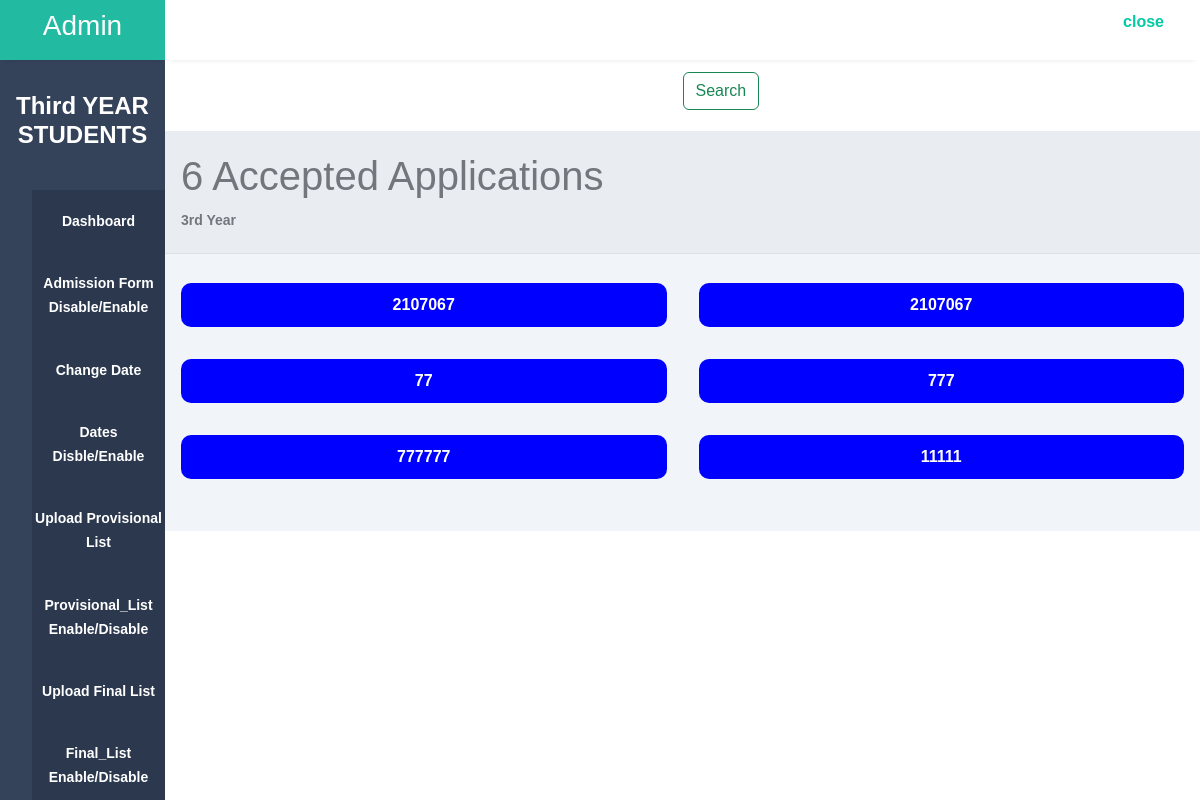
/accepted3/, run on the app's committed database.
### Hostel_Admission/models.py (models this page shows)
class HostelData3(models.Model):
    id = models.AutoField(primary_key=True)
    fno = models.CharField(max_length=255)
    name = models.CharField(max_length=100)
    DOB = models.DateField()
    cast = models.CharField(max_length=50)
    nationality = models.CharField(max_length=10)
    BGroup = models.CharField(max_length=4)
    phone1 = models.IntegerField()
    Address1 = models.CharField(max_length=50)
    Email = models.EmailField(max_length=50)
    Branch = models.CharField(max_length=40)
    Backlog = models.CharField(max_length=3,default='YES')
    Nu_Backlog = models.IntegerField(default=0)
    mark1 = models.FloatField(default=0)
    outoff1 = models.FloatField(default=0)
    mark2 = models.FloatField(default=0)
    outoff2 = models.FloatField(default=0)
    percentage = models.FloatField()
    Year = models.CharField(max_length=7,default="Third")
    Father_name = models.CharField(max_length=100)
    phone2 = models.IntegerField()
    Address2 = models.CharField(max_length=50)
    occupation = models.CharField(max_length=50)
    Enroll = models.CharField(max_length=15)
    SPhoto = models.FileField(upload_to='3signatures/student/',default='NA')
    student_signature = models.FileField(upload_to='3signatures/student/',default='NA')
    father_signature = models.FileField(upload_to='3signatures/father/',default='NA')
    marksheet1 = models.FileField(upload_to='3marksheet1/', default='NA')
    marksheet2 = models.FileField(upload_to='3marksheet2/', default='NA')
    Domacile = models.FileField(upload_to='3Domacile/', default='NA')
    Allotment = models.FileField(upload_to='3Allotment/', default='NA')
    Addmission = models.FileField(upload_to='3Addmission/', default='NA')
    ncl = models.FileField(upload_to='3ncl/', default='NA')
    castecert = models.FileField(upload_to='3castecert/',default='NA')
    Registration  = models.FileField(upload_to='3Registration/', default='NA')
    status = models.CharField(max_length=200,default='not_verified')
    remark = models.CharField(max_length=200, default='NA')
    payment_ss = models.FileField(upload_to='payment/', default='NA')
    trans_id = models.CharField(max_length=255,default=0)

### Hostel_Admission/views.py (the view)
# urls.py: path('accepted3/',views.accepted3),
def accepted3(request):
    data = HostelData3.objects.all()
    accepted = data.filter(status="accepted")
    return render(request, 'Admin_OP/reports/year3applications/accepted.html',{"data":accepted})

### Hostel_Admission/templates/Admin_OP/reports/year3applications/accepted.html (shortened to what this page needs)
<!DOCTYPE html>
<html lang="en">
<head>
    <link rel="stylesheet" href="https://cdn.jsdelivr.net/npm/bootstrap@5.3.1/dist/css/bootstrap.min.css">
    <link rel="stylesheet" href="https://cdn.jsdelivr.net/npm/bootstrap@5.3.1/dist/js/bootstrap.bundle.min.js">
    <link href="https://cdn.jsdelivr.net/npm/bootstrap@5.3.1/dist/css/bootstrap.min.css" rel="stylesheet">
    <link rel="stylesheet" href="https://maxst.icons8.com/vue-static/landings/line-awesome/line-awesome/1.3.0/css/line-awesome.min.css">
</head>
    <link href='https://unpkg.com/boxicons@2.1.4/css/boxicons.min.css' rel='stylesheet'>
<body>
    <div class="sidebar">
        <div class="side-header">
            <h3>A<span>dmin</span></h3>
        </div>
        <div class="side-content">
            <div class="profile">
                <h4 style="font-family: Arial, Helvetica, sans-serif;"><b>Third YEAR STUDENTS<b></h4>
            </div>
            <div class="side-menu">
                <ul>
                    <li>
                       <a href="../" class="active">
                            <small>Dashboard</small>
                        </a>
                    </li>
                    <li>
                        <a href="{% url 'close_form1' %}" class="active">
                             <small>Admission Form Disable/Enable</small>
                         </a>
                     </li>
                    <li>
                       <a href="{% url 'up_date1' %}" class="active">
                            <small>Change Date</small>
                        </a>
                    </li>
                    <li>
                        <a href="{% url 'cimp11' %}" class="active">
                             <small>Dates Disble/Enable</small>
                         </a>
                     </li>
                    <li>
                       <a href="{% url 'addplist1' %}" class="active">
                            <small>Upload Provisional List</small>
                        </a>
                    </li>
                    <li>
                        <a href="{% url 'cplist1' %}" class="active">
                             <small> Provisional_List Enable/Disable</small>
                         </a>
                     </li>
                    <li>
                       <a href="{% url 'addflist1' %}" class="active">
                            <small>Upload Final List</small>
                        </a>
                    </li>
                    <li>
                       <a href="{% url 'cflist1' %}" class="active">
                            <small>Final_List Enable/Disable</small>
                        </a>
                    </li>
                </ul>
            </div>
        </div>
    </div>
    <div class="main-content">
        <header>
            <div class="header-content">
                <div class="header-menu">
                    <div class="user">
                        <a href="{% url 'admin_log' %}">
                            <box-icon type='solid' name='home' class="home"></box-icon ></a>
                        <div><a href="{% url 'logout' %}"><span>close</span></a></div>
                    </div>
                </div>
            </div>
        </header>
        <main>
            <a href="{% url 'search1' %}"><button style="margin-left: 50%;" class="btn btn-outline-success" type="submit">Search</button></a>
            <div class="page-header">
                <h1> {{data|length}} Accepted Applications</h1>
                <small>3rd Year</small>
            </div>
            <div class="page-content">
                <div class="analytics">
                    {% for form in data %}
                    <a href="{% url 'form_preview2' form.fno %}">{{ form.Enroll }}</a>
                    {% endfor %}
                </div>
            </div>
        </main>
    </div>
</body>
</html>

### Hostel_Admission/templates/Admin_OP/reports/year3applications/accepted.html (style rules this page uses)
h1 { color: aqua; }
a { text-decoration: none; color: #04caa6; }
:root { --main-color: #22BAA0; --color-dark: #34425A; --text-grey: #B0B0B0; }
* { margin: 0; padding: 0; text-decoration: none; list-style-type: none; box-sizing: border-box; font-family: 'Merriweather', sans-serif; }
.sidebar { position: fixed; height: 100%; width: 165px; left: 0; bottom: 0; top: 0; z-index: 100; background: var(--color-dark); transition: left 300ms; }
.side-header { box-shadow: 0px 5px 5px -5px rgb(0 0 0 /10%); background: var(--main-color); height: 60px; display: flex; justify-content: center; align-items: center; }
.side-header h3, side-head span { color: #fff; font-weight: 400; }
.side-content { height: calc(100vh - 60px); overflow: auto; }
.profile { text-align: center; padding: 2rem 0rem; }
.profile h4 { color: #fff; font-weight: 500; }
.side-menu ul { text-align: center; }
.side-menu a { display: block; padding: 1.2rem 0rem; }
.side-menu a.active { background: #2B384E; }
.side-menu a.active span, .side-menu a.active small { color: #fff; }
.side-menu a span, .side-menu a small { color: #899DC1; }
.main-content { margin-left: 165px; width: calc(100% - 165px); transition: margin-left 300ms; }
header { position: fixed; right: 0; top: 0; left: 165px; z-index: 100; height: 60px; box-shadow: 0px 5px 5px -5px rgb(0 0 0 /10%); background: #fff; transition: left 300ms; }
.header-content, .header-menu { display: flex; align-items: center; }
.header-content { justify-content: space-between; padding: 0rem 1rem; }
.header-menu { width:100%; }
.user { width: 100%; display: flex; justify-content: flex-end; gap: 30px; margin-top: 10px; padding-right:20px; }
main { margin-top: 60px; }
.page-header { padding: 1.3rem 1rem; background: #E9edf2; border-bottom: 1px solid #dee2e8; }
.page-header h1, .page-header small { color: #74767d; }
.page-content { padding: 1.3rem 1rem; background: #f1f4f9; }
.analytics { display: grid; grid-template-columns: repeat(4, 1fr); grid-gap: 2rem; margin-top: .5rem; margin-bottom: 2rem; }
@media only screen and (max-width: 1200px) { .analytics { grid-template-columns: repeat(2, 1fr); } }
.analytics a { padding:10px; background-color:blue; color:white; border-radius:10px; text-align:center; }

### data on the page
HostelData3: Enroll "2107067"
HostelData3: Enroll "2107067"
HostelData3: Enroll "77"
HostelData3: Enroll "777"
HostelData3: Enroll "777777"
HostelData3: Enroll "11111"

### other printed values
{{ data|length }} "6"
